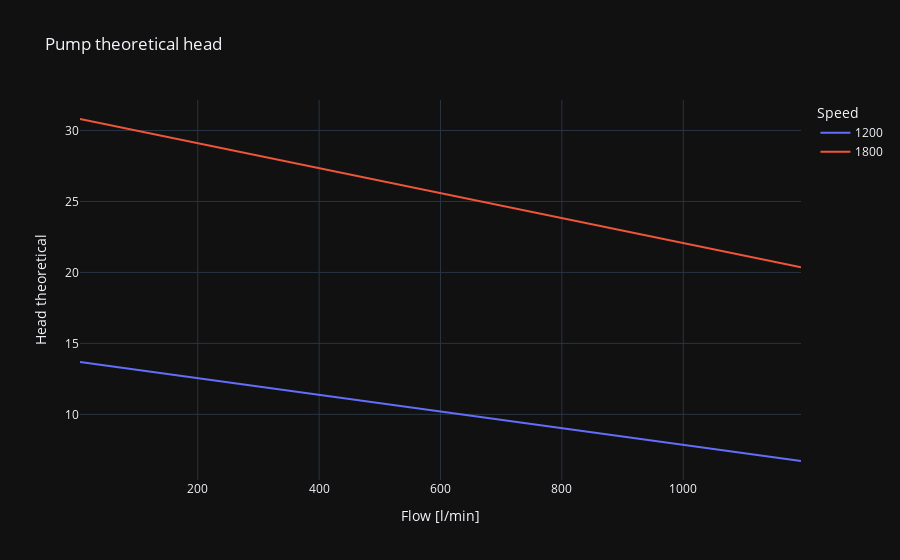
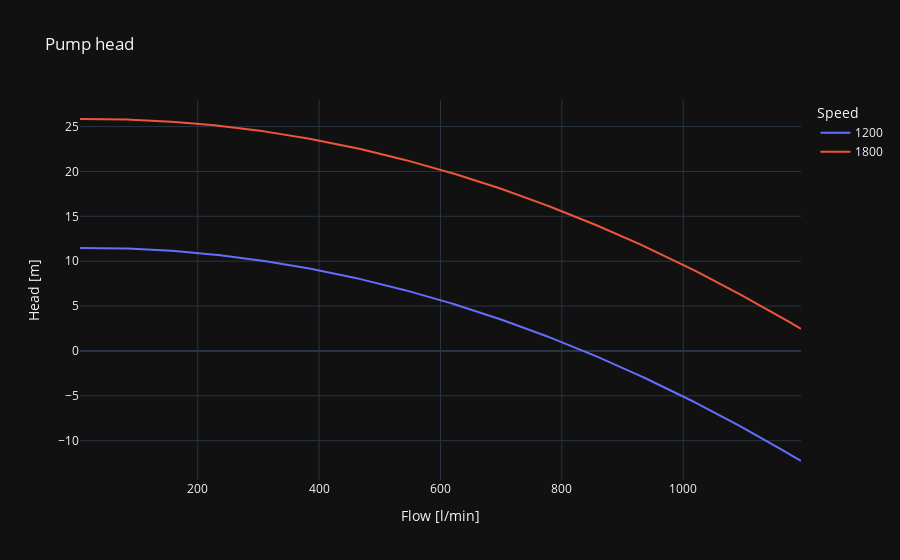
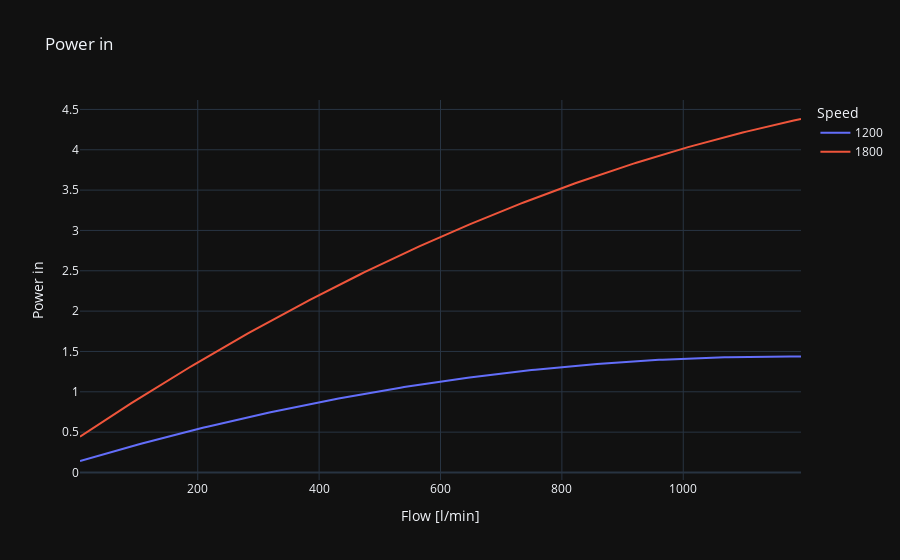
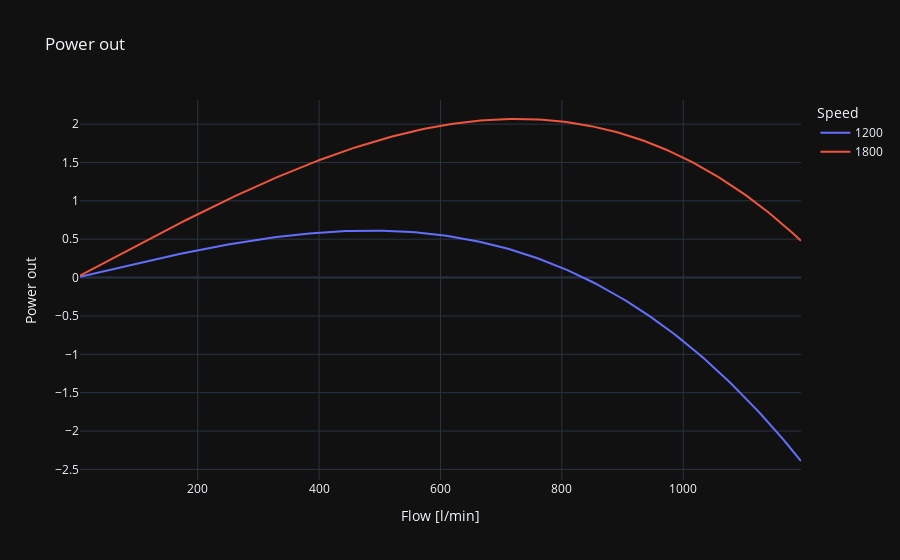

Notebook code for these charts, in order:
### Code cell
pump = CentrifugalPump(fluid="INCOMP::Water", temperature=300, data=pump)
pump.create_performance_figures(0.0001,0.02,0.0001,1200,1900,600)

### Figure 1 — Plotly figure (JSON) as saved in the notebook; plotly's stock layout.template omitted (floating-point values rounded to 4 significant figures; data arrays with more than 128 entries replaced by an {"elided": "..."} marker saying what was removed)
{"data": [{"hovertemplate": "Speed=1200<br>Flow [l/min]=%{x}<br>Head theoretical=%{y}<extra></extra>", "legendgroup": "1200", "line": {"color": "#636efa", "dash": "solid"}, "marker": {"symbol": "circle"}, "mode": "lines", "name": "1200", "orientation": "v", "showlegend": true, "x": {"elided": "199 float values"}, "xaxis": "x", "y": {"elided": "199 float values"}, "yaxis": "y", "type": "scatter"}, {"hovertemplate": "Speed=1800<br>Flow [l/min]=%{x}<br>Head theoretical=%{y}<extra></extra>", "legendgroup": "1800", "line": {"color": "#EF553B", "dash": "solid"}, "marker": {"symbol": "circle"}, "mode": "lines", "name": "1800", "orientation": "v", "showlegend": true, "x": {"elided": "199 float values"}, "xaxis": "x", "y": {"elided": "199 float values"}, "yaxis": "y", "type": "scatter"}], "layout": {"xaxis": {"anchor": "y", "domain": [0.0, 1.0], "title": {"text": "Flow [l/min]"}}, "yaxis": {"anchor": "x", "domain": [0.0, 1.0], "title": {"text": "Head theoretical"}}, "legend": {"title": {"text": "Speed"}, "tracegroupgap": 0}, "title": {"text": "Pump theoretical head"}}}

### Figure 2 — Plotly figure (JSON) as saved in the notebook; plotly's stock layout.template omitted (floating-point values rounded to 4 significant figures; data arrays with more than 128 entries replaced by an {"elided": "..."} marker saying what was removed)
{"data": [{"hovertemplate": "Speed=1200<br>Flow [l/min]=%{x}<br>Head [m]=%{y}<extra></extra>", "legendgroup": "1200", "line": {"color": "#636efa", "dash": "solid"}, "marker": {"symbol": "circle"}, "mode": "lines", "name": "1200", "orientation": "v", "showlegend": true, "x": {"elided": "199 float values"}, "xaxis": "x", "y": {"elided": "199 float values"}, "yaxis": "y", "type": "scatter"}, {"hovertemplate": "Speed=1800<br>Flow [l/min]=%{x}<br>Head [m]=%{y}<extra></extra>", "legendgroup": "1800", "line": {"color": "#EF553B", "dash": "solid"}, "marker": {"symbol": "circle"}, "mode": "lines", "name": "1800", "orientation": "v", "showlegend": true, "x": {"elided": "199 float values"}, "xaxis": "x", "y": {"elided": "199 float values"}, "yaxis": "y", "type": "scatter"}], "layout": {"xaxis": {"anchor": "y", "domain": [0.0, 1.0], "title": {"text": "Flow [l/min]"}}, "yaxis": {"anchor": "x", "domain": [0.0, 1.0], "title": {"text": "Head [m]"}}, "legend": {"title": {"text": "Speed"}, "tracegroupgap": 0}, "title": {"text": "Pump head"}}}

### Figure 3 — Plotly figure (JSON) as saved in the notebook; plotly's stock layout.template omitted (floating-point values rounded to 4 significant figures; data arrays with more than 128 entries replaced by an {"elided": "..."} marker saying what was removed)
{"data": [{"hovertemplate": "Speed=1200<br>Flow [l/min]=%{x}<br>Power in=%{y}<extra></extra>", "legendgroup": "1200", "line": {"color": "#636efa", "dash": "solid"}, "marker": {"symbol": "circle"}, "mode": "lines", "name": "1200", "orientation": "v", "showlegend": true, "x": {"elided": "199 float values"}, "xaxis": "x", "y": {"elided": "199 float values"}, "yaxis": "y", "type": "scatter"}, {"hovertemplate": "Speed=1800<br>Flow [l/min]=%{x}<br>Power in=%{y}<extra></extra>", "legendgroup": "1800", "line": {"color": "#EF553B", "dash": "solid"}, "marker": {"symbol": "circle"}, "mode": "lines", "name": "1800", "orientation": "v", "showlegend": true, "x": {"elided": "199 float values"}, "xaxis": "x", "y": {"elided": "199 float values"}, "yaxis": "y", "type": "scatter"}], "layout": {"xaxis": {"anchor": "y", "domain": [0.0, 1.0], "title": {"text": "Flow [l/min]"}}, "yaxis": {"anchor": "x", "domain": [0.0, 1.0], "title": {"text": "Power in"}}, "legend": {"title": {"text": "Speed"}, "tracegroupgap": 0}, "title": {"text": "Power in"}}}

### Figure 4 — Plotly figure (JSON) as saved in the notebook; plotly's stock layout.template omitted (floating-point values rounded to 4 significant figures; data arrays with more than 128 entries replaced by an {"elided": "..."} marker saying what was removed)
{"data": [{"hovertemplate": "Speed=1200<br>Flow [l/min]=%{x}<br>Power out=%{y}<extra></extra>", "legendgroup": "1200", "line": {"color": "#636efa", "dash": "solid"}, "marker": {"symbol": "circle"}, "mode": "lines", "name": "1200", "orientation": "v", "showlegend": true, "x": {"elided": "199 float values"}, "xaxis": "x", "y": {"elided": "199 float values"}, "yaxis": "y", "type": "scatter"}, {"hovertemplate": "Speed=1800<br>Flow [l/min]=%{x}<br>Power out=%{y}<extra></extra>", "legendgroup": "1800", "line": {"color": "#EF553B", "dash": "solid"}, "marker": {"symbol": "circle"}, "mode": "lines", "name": "1800", "orientation": "v", "showlegend": true, "x": {"elided": "199 float values"}, "xaxis": "x", "y": {"elided": "199 float values"}, "yaxis": "y", "type": "scatter"}], "layout": {"xaxis": {"anchor": "y", "domain": [0.0, 1.0], "title": {"text": "Flow [l/min]"}}, "yaxis": {"anchor": "x", "domain": [0.0, 1.0], "title": {"text": "Power out"}}, "legend": {"title": {"text": "Speed"}, "tracegroupgap": 0}, "title": {"text": "Power out"}}}
